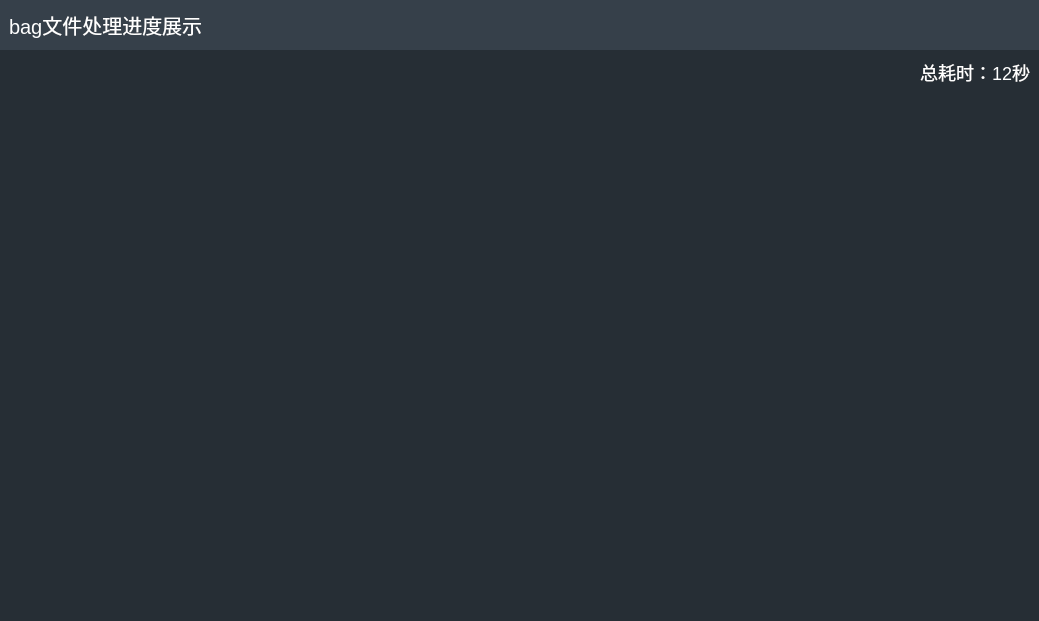
<?xml version="1.0" encoding="UTF-8"?>
<ui version="4.0">
 <class>ProgressBar</class>
 <widget class="QWidget" name="ProgressBar">
  <property name="geometry">
   <rect>
    <x>0</x>
    <y>0</y>
    <width>1039</width>
    <height>621</height>
   </rect>
  </property>
  <property name="windowTitle">
   <string>Form</string>
  </property>
  <layout class="QVBoxLayout" name="verticalLayout">
   <property name="spacing">
    <number>0</number>
   </property>
   <property name="leftMargin">
    <number>0</number>
   </property>
   <property name="topMargin">
    <number>0</number>
   </property>
   <property name="rightMargin">
    <number>0</number>
   </property>
   <property name="bottomMargin">
    <number>0</number>
   </property>
   <item>
    <widget class="QWidget" name="widget" native="true">
     <property name="minimumSize">
      <size>
       <width>0</width>
       <height>50</height>
      </size>
     </property>
     <property name="maximumSize">
      <size>
       <width>16777215</width>
       <height>50</height>
      </size>
     </property>
     <property name="styleSheet">
      <string notr="true">background-color: rgb(54, 64, 74);
color: rgb(255, 255, 255);</string>
     </property>
     <layout class="QHBoxLayout" name="horizontalLayout">
      <item>
       <widget class="QLabel" name="label_6">
        <property name="styleSheet">
         <string notr="true">font-size:20px</string>
        </property>
        <property name="text">
         <string>bag文件处理进度展示</string>
        </property>
       </widget>
      </item>
      <item>
       <spacer name="horizontalSpacer">
        <property name="orientation">
         <enum>Qt::Horizontal</enum>
        </property>
        <property name="sizeHint" stdset="0">
         <size>
          <width>781</width>
          <height>20</height>
         </size>
        </property>
       </spacer>
      </item>
      <item>
       <widget class="QPushButton" name="closeBtn">
        <property name="enabled">
         <bool>true</bool>
        </property>
        <property name="minimumSize">
         <size>
          <width>35</width>
          <height>35</height>
         </size>
        </property>
        <property name="maximumSize">
         <size>
          <width>35</width>
          <height>35</height>
         </size>
        </property>
        <property name="styleSheet">
         <string notr="true">border:none</string>
        </property>
        <property name="text">
         <string/>
        </property>
        <property name="icon">
         <iconset resource="../../../myicon.qrc">
          <normaloff>:/resources/image/icon-close.png</normaloff>:/resources/image/icon-close.png</iconset>
        </property>
        <property name="iconSize">
         <size>
          <width>20</width>
          <height>20</height>
         </size>
        </property>
       </widget>
      </item>
     </layout>
    </widget>
   </item>
   <item>
    <widget class="QWidget" name="widget_2" native="true">
     <property name="styleSheet">
      <string notr="true">font-size:18px;
color: rgb(255, 255, 255);
background-color: rgb(38, 46, 53);</string>
     </property>
     <layout class="QHBoxLayout" name="horizontalLayout_2" stretch="100,1">
      <item>
       <layout class="QVBoxLayout" name="verticalLayout_2" stretch="1,1,1,1,100">
        <property name="spacing">
         <number>20</number>
        </property>
        <property name="leftMargin">
         <number>40</number>
        </property>
        <property name="topMargin">
         <number>40</number>
        </property>
        <property name="rightMargin">
         <number>20</number>
        </property>
        <property name="bottomMargin">
         <number>20</number>
        </property>
        <item>
         <widget class="QLabel" name="step1">
          <property name="text">
           <string/>
          </property>
         </widget>
        </item>
        <item>
         <widget class="QLabel" name="step2">
          <property name="text">
           <string/>
          </property>
         </widget>
        </item>
        <item>
         <widget class="QLabel" name="step3">
          <property name="text">
           <string/>
          </property>
         </widget>
        </item>
        <item>
         <widget class="QLabel" name="step4">
          <property name="text">
           <string/>
          </property>
         </widget>
        </item>
        <item>
         <spacer name="verticalSpacer">
          <property name="orientation">
           <enum>Qt::Vertical</enum>
          </property>
          <property name="sizeHint" stdset="0">
           <size>
            <width>20</width>
            <height>40</height>
           </size>
          </property>
         </spacer>
        </item>
       </layout>
      </item>
      <item>
       <layout class="QVBoxLayout" name="verticalLayout_3">
        <item>
         <widget class="QLabel" name="useTime">
          <property name="text">
           <string>总耗时：12秒</string>
          </property>
          <property name="alignment">
           <set>Qt::AlignRight|Qt::AlignTrailing|Qt::AlignVCenter</set>
          </property>
         </widget>
        </item>
        <item>
         <spacer name="verticalSpacer_2">
          <property name="orientation">
           <enum>Qt::Vertical</enum>
          </property>
          <property name="sizeHint" stdset="0">
           <size>
            <width>17</width>
            <height>37</height>
           </size>
          </property>
         </spacer>
        </item>
       </layout>
      </item>
     </layout>
    </widget>
   </item>
  </layout>
 </widget>
 <resources>
  <include location="../../../myicon.qrc"/>
 </resources>
 <connections/>
</ui>
